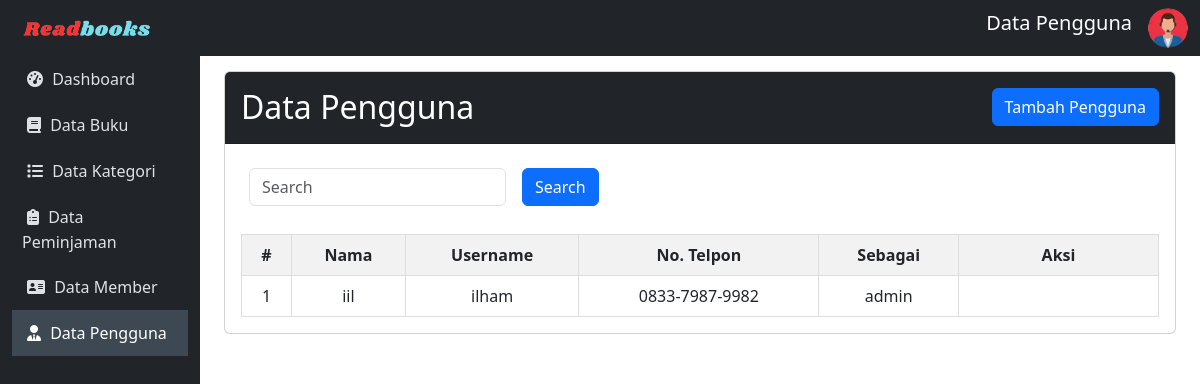
Screenshot of /admin/akun/pengguna.php with the database file from the repository.
### tables this page shows
CREATE TABLE `user` (
  `id` int(10) NOT NULL,
  `nama` varchar(50) NOT NULL,
  `username` varchar(50) NOT NULL,
  `password` varchar(50) NOT NULL,
  `no_telp` varchar(50) NOT NULL,
  `sebagai` varchar(50) NOT NULL
);

### config/config.php (called while the page is built, shortened)
<?php
$host = "127.0.0.1";
$username = "root";
$password = "";
$database_name = "ukk_ilham";
$connection = mysqli_connect($host, $username, $password, $database_name);
function queryReadData($dataKategori)
{
  global $connection;
  $result = mysqli_query($connection, $dataKategori);
  $items = [];
  while ($item = mysqli_fetch_assoc($result)) {
    $items[] = $item;
  }
  return $items;
}
?>

### admin/akun/pengguna.php (the view, shortened to what this page needs)
<?php
include "../../config/config.php";
$datapengguna = queryReadData("SELECT * FROM user order by sebagai, nama ASC");
?>
<!DOCTYPE html>
<html lang="en">
<head>
    <link href="https://cdn.jsdelivr.net/npm/bootstrap@5.3.2/dist/css/bootstrap.min.css" rel="stylesheet">
</head>
<body>
    <nav class="navbar navbar-expand-lg navbar-dark sticky-top">
        <div class="container-fluid">
            <a class="navbar-brand" href="index.php"><img src="../../assets/readbook.png" width="150px"></a>
            <div class="collapse navbar-collapse" id="mynavbar">
                <ul class="navbar-nav ms-auto">
                    <li class="nav-item">
                        <span class="navbar-brand text-center">Data Pengguna</span>
                    </li>
                    <li class="nav-item">
                        <i id="profile-icon" class="bi bi-person-circle text-light" data-bs-toggle="dropdown">
                            <img src="../../assets/adminLogo.png" alt="Avatar Logo" style="width:40px;" class="rounded-pill"></i>
                    </li>
                </ul>
            </div>
        </div>
    </nav>
    <div class="container-fluid">
        <div class="row">
            <nav id="sidebar" class="col-md-3 col-lg-2 d-md-block position-fixed vh-100">
                <div class="position-sticky">
                    <ul class="nav flex-column">
                        <li class="nav-item">
                            <a class="nav-link" href="../index.php">
                               <i class="fa fa-dashboard" style="margin: 5px;"></i>
                                Dashboard
                            </a>
                        </li>
                        <li class="nav-item">
                            <a class="nav-link" href="../buku/data-buku.php">
                            <i class="fa fa-book" style="margin: 5px;"></i>
                                Data Buku
                            </a>
                        </li>
                        <li class="nav-item">
                            <a class="nav-link" href="../kategori/data-kategori.php">
                            <i class="fa fa-list" style="margin: 5px;"></i>
                                Data Kategori
                            </a>
                        </li>
                        <li class="nav-item">
                            <a class="nav-link" href="../peminjaman/data-peminjaman.php">
                            <i class="fas fa-clipboard-list" style="margin: 5px;"></i>
                                Data Peminjaman
                            </a>
                        </li>
                        <li class="nav-item">
                            <a class="nav-link" href="../member/data-member.php">
                            <i class="fa fa-address-card" style="margin: 5px;"></i>
                                Data Member
                            </a>
                        </li>
                        <li class="nav-item">
                            <a class="nav-link active" href="pengguna.php">
                            <i class="fas fa-user-tie" style="margin: 5px;"></i>
                                Data Pengguna
                            </a>
                        </li>
                    </ul>
                </div>
            </nav>
            <main id="content" class="col-md-9 ms-sm-auto col-lg-10 px-md-4">
                <div class="card">
                <div class="card-header bg-dark text-white">
                        <h2 class="mt-2">Data Pengguna
                            <button type="button" class="btn btn-primary" data-bs-toggle="modal" data-bs-target="#myModal" style="float: right;">
                                Tambah Pengguna
                            </button>
                        </h2>
                    </div>
                    <div class="card-body scrollable-card">
                        <form class="d-flex" action="" method="post">
                            <div style="display: flex;">
                                <input class="form-control m-2" type="text" name="keyword" id="keyword" placeholder="Search">
                                <button class="btn btn-primary m-2" type="submit" name="search">Search</button>
                            </div>
                        </form>
                        <table>
                            <thead>
                                <tr>
                                    <th style="width:50px;">#</th>
                                    <th>Nama</th>
                                    <th>Username</th>
                                    <th>No. Telpon</th>
                                    <th>Sebagai</th>
                                    <th style="width:200px;">Aksi</th>
                                </tr>
                            </thead>
                            <tbody>
                                <?php
                                $no = 1;
                                foreach ($datapengguna as $item) :
                                ?>
                                    <tr>
                                        <td style="width:50px;"><?= $no++; ?></td>
                                        <td><?= $item['nama']; ?></td>
                                        <td><?= $item['username']; ?></td>
                                        <td><?= $item['no_telp']; ?></td>
                                        <td><?= $item['sebagai']; ?></td>
                                        <td style="width:200px;">
                                        </td>
                                    </tr>
                                <?php endforeach; ?>
                            </tbody>
                        </table>
                    </div>
                </div>
            </main>
        </div>
    </div>
</body>
</html>

### admin/akun/pengguna.php (style rules this page uses)
body { font-family: 'Segoe UI', Tahoma, Geneva, Verdana, sans-serif; }
#sidebar { background-color: #212529; color: #fff; }
#content { transition: margin-left 0.5s; padding: 15px; }
.navbar { background-color: #212529; }
.navbar-brand { color: #fff; }
.nav-link { padding: 10px; text-decoration: none; color: #dee2e6; transition: background-color 0.3s, color 0.3s; }
.nav-link.active { background-color: #3d4852; color: #fff; }
table { width: 100%; border-collapse: collapse; margin-top: 20px; }
th, td { border: 1px solid #ddd; padding: 8px; text-align: center; }
th { background-color: #f2f2f2; }
.scrollable-card { max-height: 460px; overflow-y: auto; }

### rows the page displays
user: nama "iil", username "ilham", no_telp "0833-7987-9982", sebagai "admin"
